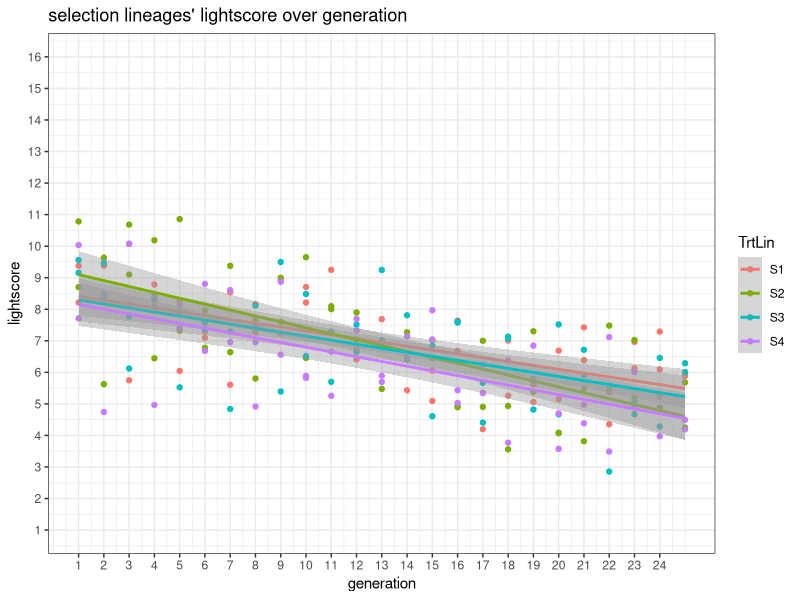
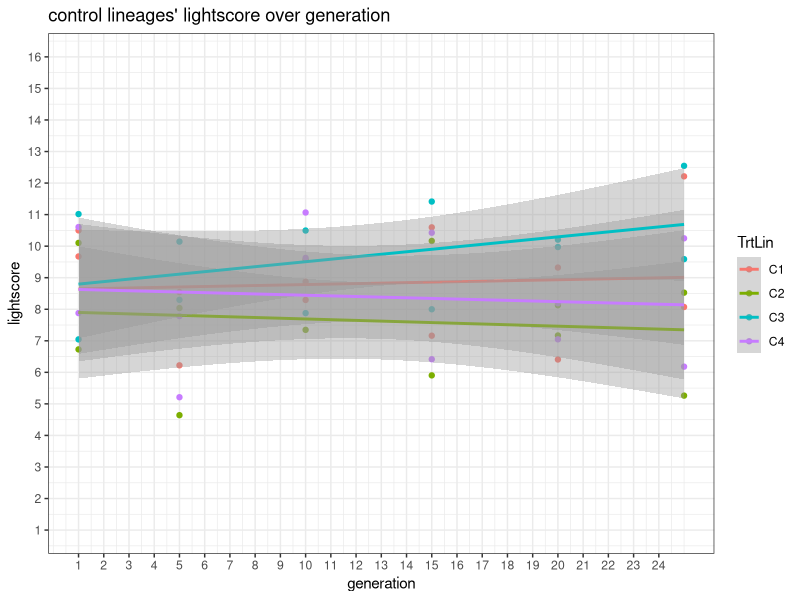
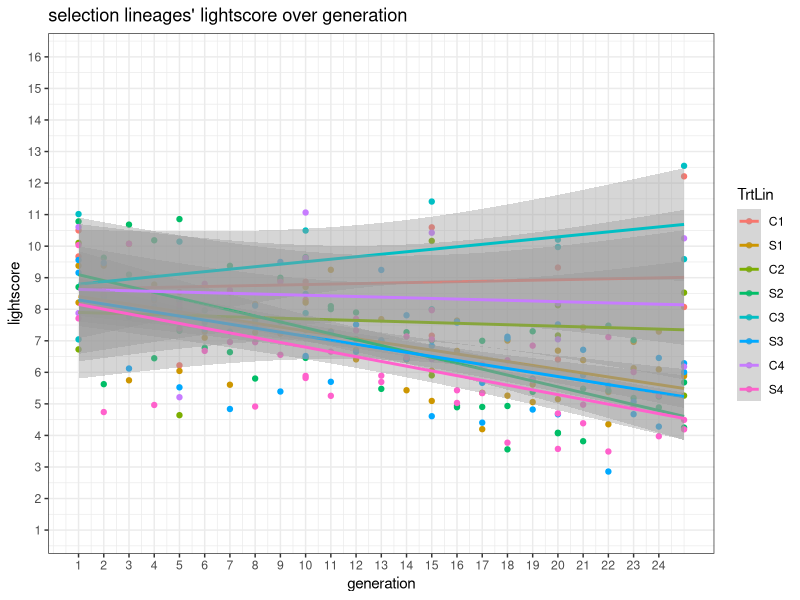

These figures' R source, in order: (Note: this script raises an error after producing the figures.)
#clean raw data
library(readxl)
library(tidyverse)

library(clock) #i tried to use this library to handle the times in my data, but i couldn't figure it out
##  the chron() package might be useful (I dug around  in  https://cran.r-project.org/web/views/TimeSeries.html for help)

library(skimr)

alan <- read_excel("raw_alan_gen25.xlsx")
sapply(alan,class)

(alan #examine the structure of the data and check for problems
  |> summary()
  |> print())

skim(alan) #more examine structure, check for missing vals

#throw out the redundant dates (redundant with their _num equivalents)
alan <- subset(alan, select = -c(start_time, end_time, Time_Elapsed))

#how many generations
generations_total <- (tail(na.omit(alan$Generation, n = 1)))[1]

#use tidyverse to change some char variables to factors
(alan <- alan
  |> mutate(across(c(Maze, Sex, Treatment, Maze_Order, blind), as.factor)))
#order of the levels doesn't matter in my experiment, no reason to reorder

#lineage should be nested within treatment for all analyses
alan$TrtLin <- interaction(alan$Treatment, alan$Lineage, drop = TRUE, sep = "")


## BMB: nice.
vial_number1 <- match(c("1"), names(alan))
vial_number2 <- match(c("16"), names(alan))
vials <- c(vial_number1:vial_number2) #indexes of cols with vial numbers (count data about the flies' position)

#find anything that's not numeric in the numbers sections
should_be_numeric <- c("Generation", "day", "Lineage", 1:16, "Lightscore", "total_Flies", "start_time_num", "end_time_num", "time_elapsed_num", "flies_in", "prop_out") ## list of columns (indices or names)

find_bad_nums <- function(x){
  x_num <- suppressWarnings(as.numeric(x))
  which(!is.na(x) & is.na(x_num))
  return(x_num)
}

find_bad_nums(alan$x)
lapply(alan, find_bad_nums)

#force all vals that should be numeric to be numeric
(alan <- alan 
|> mutate(across(all_of(should_be_numeric), as.numeric))
  )

#manipulating data so the graphs are prettier
alan_sum <- (alan 
  |> summarise(across(c(Lightscore, prop_out),
                      .fns = list(
                        mean = ~ mean(.,na.rm=TRUE),
                        se   = ~ sd(., na.rm = TRUE) / sqrt(sum(!is.na(.x))))),
               .by = c(Generation, TrtLin, Sex)
               )
)

#messy altnerative to the above
alan_sum <- alan |>
  group_by(Generation, TrtLin, Sex) |>
  summarise(
    across(c(Lightscore, prop_out),
           list(
             mean = ~ mean(.x, na.rm = TRUE),
             se   = ~ sd(.x, na.rm = TRUE) / sqrt(sum(!is.na(.x))),
             var  = ~ var(.x, na.rm = TRUE)
           ),
           .names = "{.col}_{.fn}" #rename columns Lightscore_mean, Lightscore_se, etc
    ),
    .groups = "drop") ## BMB: needing to ungroup is what .by is supposed to  avoid

skim(alan_sum) #summary to make sure it worked - yay

#check that no lineage has >4 data points per generation
check <- alan_sum |> count(TrtLin, Generation)
stopifnot(all(check$n <= 4))

#Make one or two plots that might help you see whether your data have any errors or anomalies
ggplot(alan_sum |> filter(TrtLin %in% c("S1", "S2", "S3", "S4")), aes(x=Generation, y=Lightscore_mean, colour=TrtLin, group=TrtLin)) +
  geom_point()+
  geom_smooth(method="lm", formula = 'y~x', se=TRUE)+
  scale_x_continuous(limits = c(1, generations_total), breaks = 1:24)+
  scale_y_continuous(limits = c(1, 16), breaks = 1:16)+
  labs(title="selection lineages' lightscore over generation", y="lightscore",
       x="generation")+
  theme_bw()

ggplot(alan_sum |> filter(TrtLin %in% c("C1", "C2", "C3", "C4")), aes(x=Generation, y=Lightscore_mean, colour=TrtLin, group=TrtLin)) +
  geom_point()+
  geom_smooth(method="lm", formula = 'y~x', se=TRUE)+
  scale_x_continuous(limits = c(1, generations_total), breaks = 1:24)+
  scale_y_continuous(limits = c(1, 16), breaks = 1:16)+
  labs(title="control lineages' lightscore over generation", y="lightscore",
       x="generation")+
  theme_bw()

gg0 <-  
  ggplot(alan_sum, aes(x=Generation, y=Lightscore_mean,
                       colour=TrtLin, group=TrtLin)) +
  geom_point()+
  geom_smooth(method="lm", formula = 'y~x', se=TRUE)+
  scale_x_continuous(limits = c(1, generations_total), breaks = 1:24)+
  scale_y_continuous(limits = c(1, 16), breaks = 1:16)+
  labs(title="selection lineages' lightscore over generation", y="lightscore",
       x="generation")+
  theme_bw()

print(gg0)
gg0 + filter(alan_sum, stringr::str_detect(TrtLin, "^C"))
gg0 + filter(alan_sum, stringr::str_detect(TrtLin, "^S"))

#one facet per treatment:
alan_sum2 <- mutate(alan_sum, grp = substr(TrtLin, 1, 1))
gg0 + alan_sum2 + facet_wrap(~grp,  nrow = 1)

#Report your results; fix any problems that you conveniently can
cat("data appear normal, no more than 4 data points per treatment per generation, all numeric values are in fact numeric")
cat("no problems to report, none to fix")



#Use the saveRDS function in R to save a clean (or clean-ish) version of your data
saveRDS(alan, "clean_alan_gen25.rds")





